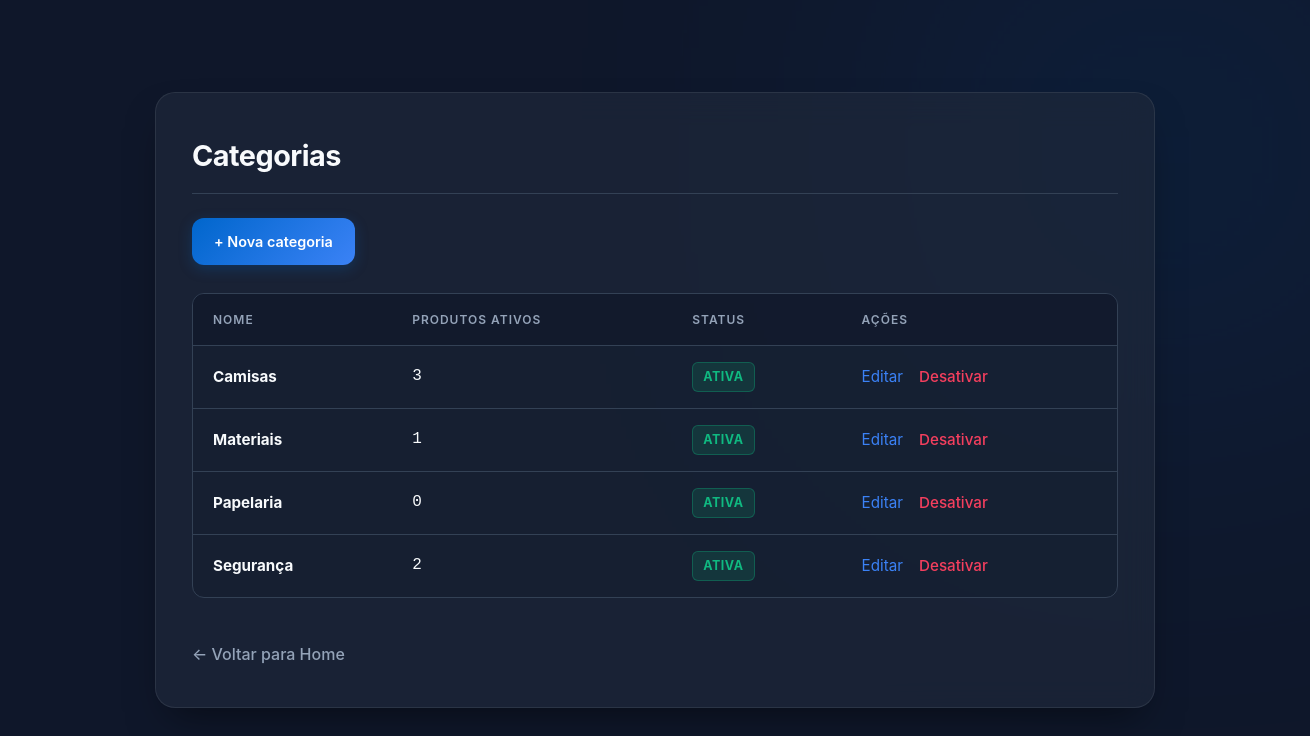
Screenshot of /categorias/ (signed in) with the database file from the repository.
### app/models/categoria.py (models this page shows)
class Categoria(Base):
    __tablename__ = "categorias"
    id = Column(Integer, primary_key=True, autoincrement=True, index=True)
    nome = Column(String(100), nullable=False, unique=True)
    ativo = Column(Boolean, default=True)
    produtos = relationship("Produto", back_populates="categoria", lazy="select")

### app/controllers/categoria_controller.py (the view)
@router.get("/")
def listar_categorias(
    request: Request,
    db: Session = Depends(get_db),
    admin = Depends(get_admin)
):
    categorias = db.query(Categoria).order_by(Categoria.nome).all()
    return templates.TemplateResponse(
        request,
        "categorias/index.html",
        {
            "request":    request,
            "usuario":    admin,
            "categorias": categorias,
        }
    )

### app/templates/categorias/index.html (shortened to what this page needs)
<!DOCTYPE html>
<html lang="pt-br">
<head>
</head>
<body>
    <div class="container">
        <h1>Categorias</h1>
        <a href="/categorias/nova" class="btn-primary">+ Nova categoria</a>
        <div class="table-responsive">
            <table>
                <thead>
                    <tr>
                        <th>Nome</th>
                        <th>Produtos ativos</th>
                        <th>Status</th>
                        <th>Ações</th>
                    </tr>
                </thead>
                <tbody>
                    {% for c in categorias %}
                    <tr>
                        <td><strong style="color: var(--text-main);">{{ c.nome }}</strong></td>
                        <td style="font-family: monospace; font-size: 1rem;">{{ c.produtos | selectattr('ativo') | list | length }}</td>
                        <td>
                            {% if c.ativo %}
                                <span class="badge badge-active">Ativa</span>
                            {% else %}
                                <span class="badge badge-inactive">Inativa</span>
                            {% endif %}
                        </td>
                        <td>
                            <div class="actions-cell">
                                <a href="/categorias/{{ c.id }}/editar">Editar</a>
                                <form action="/categorias/{{ c.id }}/toggle-ativo" method="post" style="display:inline">
                                    <button type="submit" class="btn-toggle {{ 'deactivate' if c.ativo else 'activate' }}">
                                        {{ "Desativar" if c.ativo else "Ativar" }}
                                    </button>
                                </form>
                            </div>
                        </td>
                    </tr>
                    {% endfor %}
                </tbody>
            </table>
        </div>
        <p><a href="/" class="back-link">← Voltar para Home</a></p>
    </div>
</body>
</html>

### app/templates/categorias/index.html (style rules this page uses)
:root { --primary: #0066cc; --primary-gradient: linear-gradient(135deg, #0066cc, #3b82f6); --bg-base: #0f172a; --bg-surface: rgba(30, 41, 59, 0.7); --text-main: #f8fafc; --text-muted: #94a3b8; --border-color: #334155; --success: #10b981; --success-bg: rgba(16, 185, 129, 0.15); --success-border: rgba(16, 185, 129, 0.3); --danger: #f43f5e; --danger-bg: rgba(244, 63, 94, 0.15); --danger-border: rgba(244, 63, 94, 0.3); --radius-xl: 20px; --radius-md: 12px; --radius-sm: 6px; --transition: all 0.25s cubic-bezier(0.4, 0, 0.2, 1); }
* { box-sizing: border-box; margin: 0; padding: 0; }
body { font-family: 'Inter', -apple-system, BlinkMacSystemFont, "Segoe UI", Roboto, sans-serif; background-color: var(--bg-base); color: var(--text-main); line-height: 1.6; padding: 40px 24px; min-height: 100vh; display: flex; align-items: center; justify-content: center; position: relative; overflow-x: hidden; }
body::before { content: ''; position: absolute; width: 500px; height: 500px; background: var(--primary); filter: blur(160px); opacity: 0.12; top: -100px; right: -100px; pointer-events: none; }
.container { max-width: 1000px; width: 100%; background-color: var(--bg-surface); backdrop-filter: blur(16px); -webkit-backdrop-filter: blur(16px); padding: 40px 36px; border-radius: var(--radius-xl); border: 1px solid rgba(255, 255, 255, 0.08); box-shadow: 0 20px 40px -15px rgba(0, 0, 0, 0.5); z-index: 10; }
h1 { font-size: 1.8rem; color: var(--text-main); font-weight: 700; margin-bottom: 24px; letter-spacing: -0.5px; border-bottom: 1px solid var(--border-color); padding-bottom: 14px; }
a { color: #3b82f6; text-decoration: none; transition: var(--transition); }
.btn-primary { display: inline-flex; align-items: center; background: var(--primary-gradient); color: #ffffff !important; padding: 12px 22px; border-radius: var(--radius-md); font-weight: 600; font-size: 0.9rem; margin-bottom: 28px; text-decoration: none !important; box-shadow: 0 4px 14px rgba(0, 102, 204, 0.25); transition: var(--transition); }
.table-responsive { overflow-x: auto; margin-bottom: 28px; border: 1px solid var(--border-color); border-radius: var(--radius-md); background-color: rgba(15, 23, 42, 0.3); }
table { width: 100%; border-collapse: collapse; text-align: left; font-size: 0.95rem; }
th, td { padding: 16px 20px; border-bottom: 1px solid var(--border-color); }
tr:last-child td { border-bottom: none; }
th { background-color: rgba(15, 23, 42, 0.6); color: var(--text-muted); font-weight: 600; text-transform: uppercase; font-size: 0.75rem; letter-spacing: 1px; }
.badge { display: inline-flex; align-items: center; padding: 4px 10px; border-radius: var(--radius-sm); font-size: 0.78rem; font-weight: 700; text-transform: uppercase; letter-spacing: 0.5px; }
.badge-active { background-color: var(--success-bg); color: var(--success); border: 1px solid var(--success-border); }
.actions-cell { display: flex; align-items: center; gap: 16px; }
.btn-toggle { background: none; border: none; font-family: inherit; font-size: 0.95rem; color: var(--danger); cursor: pointer; padding: 0; transition: var(--transition); font-weight: 500; }
.back-link { display: inline-flex; align-items: center; gap: 6px; margin-top: 16px; color: var(--text-muted); font-weight: 500; }

### rows the page displays
Categoria: nome "Camisas", produtos|selectattr "3", shows "ATIVA", ativo "Desativar"
Categoria: nome "Materiais", produtos|selectattr "1", shows "ATIVA", ativo "Desativar"
Categoria: nome "Papelaria", produtos|selectattr "0", shows "ATIVA", ativo "Desativar"
Categoria: nome "Segurança", produtos|selectattr "2", shows "ATIVA", ativo "Desativar"
